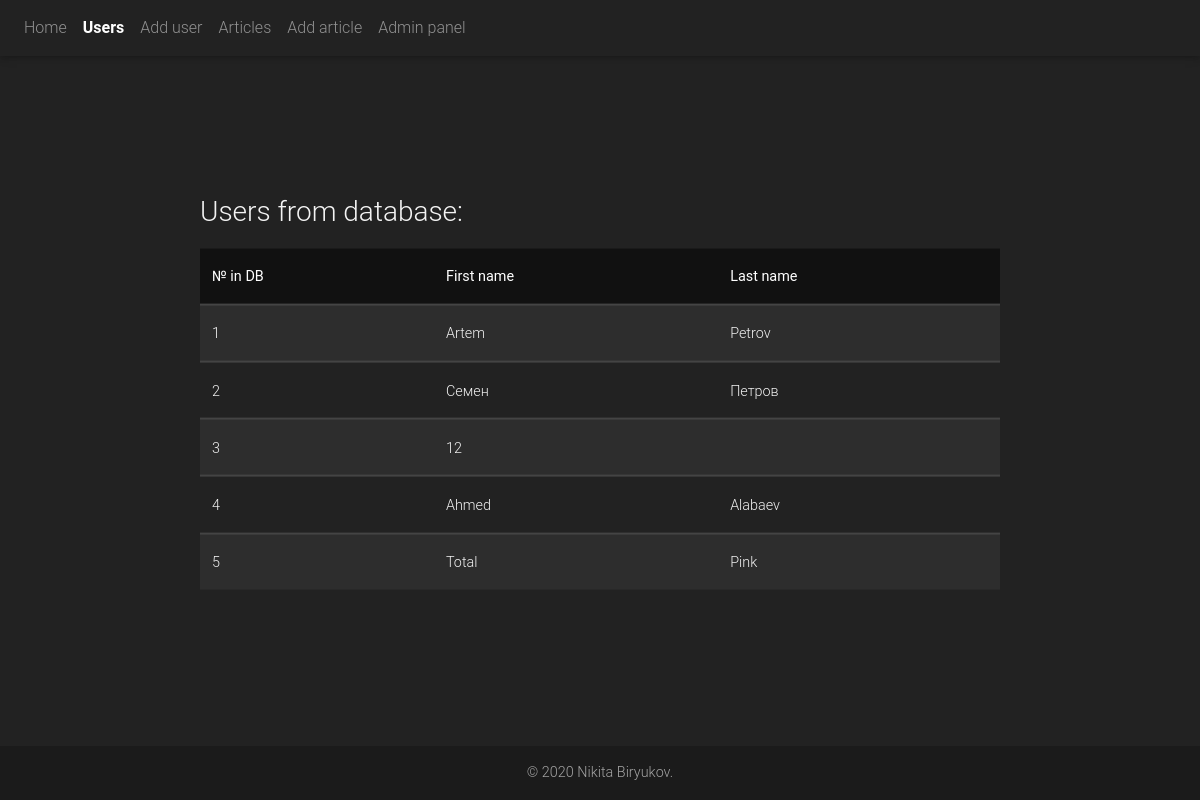
/users/, run on the app's committed database.
### main/models.py (models this page shows)
class User(models.Model):
    first_name = models.CharField(max_length=200, null=True)
    second_name = models.CharField(max_length=200, null=True)

### main/views.py (the view)
# urls.py: path('users/', views.users),
def users(request):
    user = User.objects.all()
    args = {'user': user}
    return render(request, 'html/users.html', args)

### main/templates/html/users.html (shortened to what this page needs)
{% extends 'html/base.html' %}
{% block nav %} {% include 'html/elements/nav.html' with is_users=True %} {% endblock %}
{% block content %}
    <div class="users">
        <div style="display: table; margin: 0 auto; width: 800px">
            <h3>Users from database:</h3>
            <table class="table table-dark table-striped table-hover">
                <thead class="thead-dark">
                    <tr>
                        <th scope="col">№ in DB</th>
                        <th scope="col">First name</th>
                        <th scope="col">Last name</th>
                    </tr>
                </thead>
                <tbody>
                    {% for usr in user %}
                    <tr>
                        <td>{{ usr.id }}</td>
                        <td>{{ usr.first_name }}</td>
                        <td>{{ usr.second_name }}</td>
                    </tr>
                    {% endfor %}
                </tbody>
            </table>
        </div>
    </div>
{% endblock %}

### main/static/css/style.css (style rules this page uses)
* { color: #f3f3f3; margin: 0; padding: 0; box-sizing: border-box; }
body { background-color: #222222; position: relative; padding-bottom: 53px; min-height: 100vh; }
h3 { margin:0 auto 20px 0; }
.table-dark { background-color: #222 }
.table .thead-dark th { background-color: #111; border-top-color:#222; border-bottom-color: #444; }
.table-dark td { border-top: 2px solid #444; }
.users { position: absolute; top: 50%; transform: translateY(-50%); margin: 0 auto; right: 0; left: 0; }

### data on the page
User: id "1", first_name "Artem", second_name "Petrov"
User: id "2", first_name "Семен", second_name "Петров"
User: id "3", first_name "12"
User: id "4", first_name "Ahmed", second_name "Alabaev"
User: id "5", first_name "Total", second_name "Pink"
